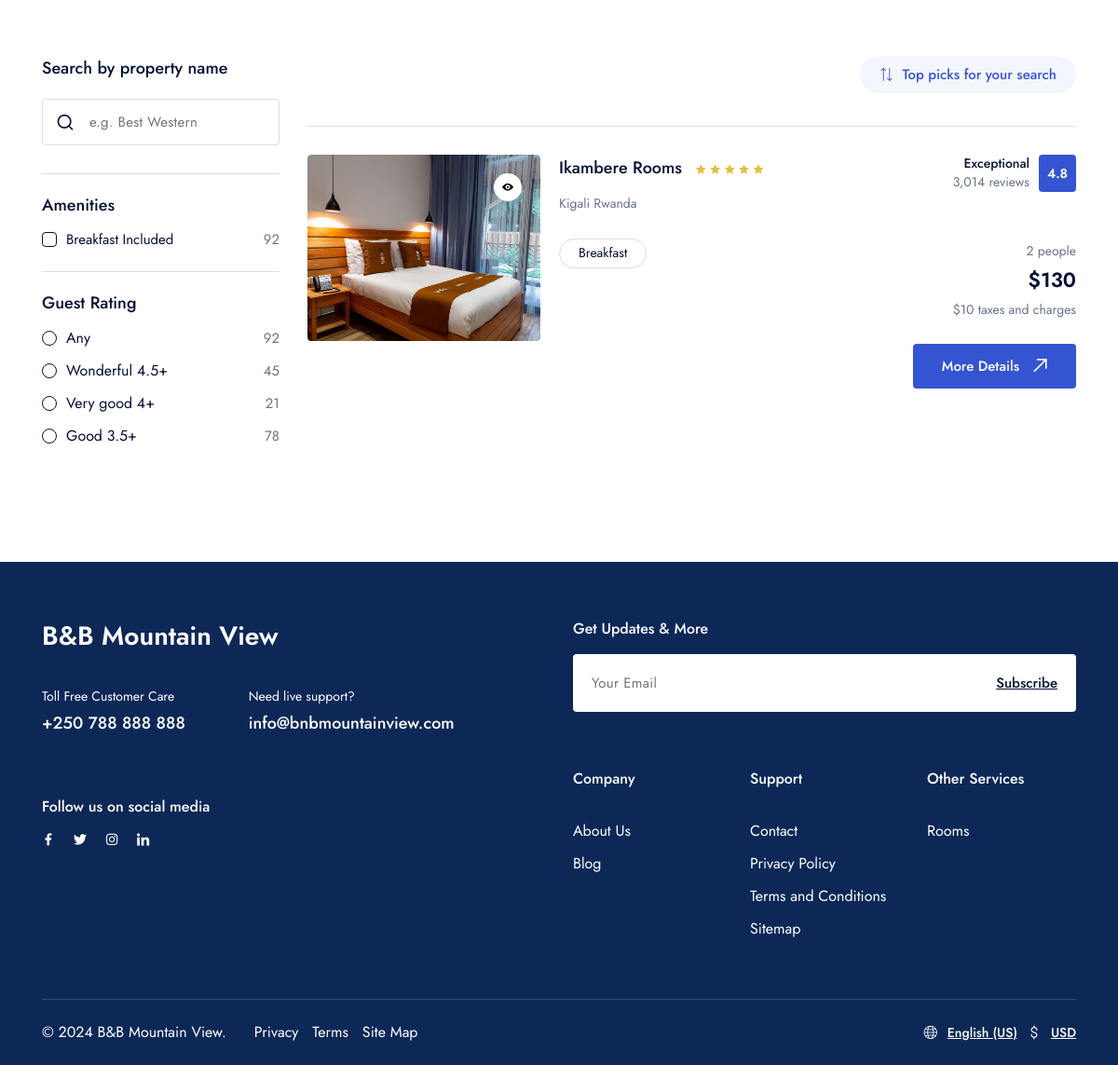
The page /rooms/ on the database as committed earlier.
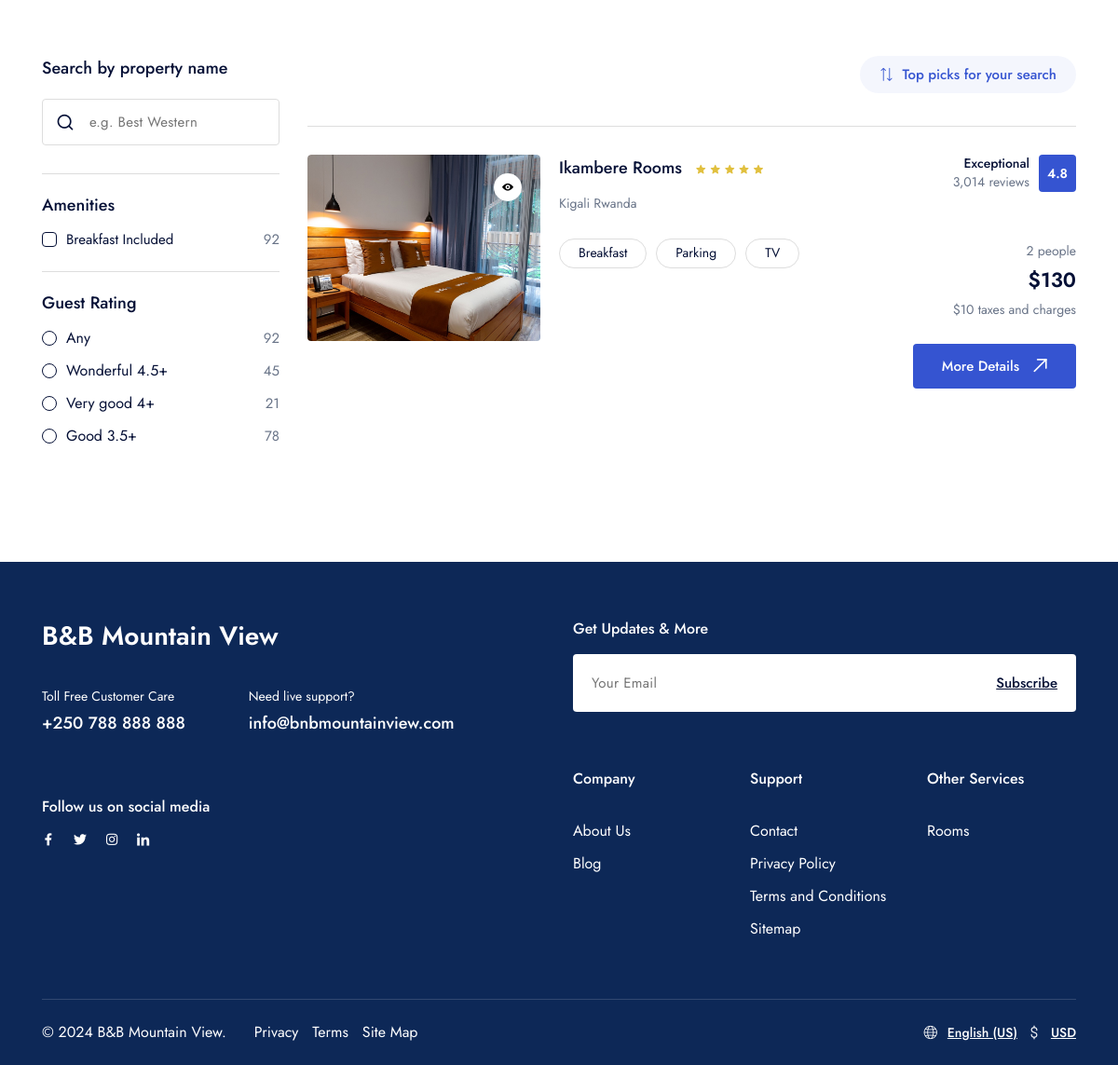
The same page on the database as committed later.
### home/models.py (models this page shows, shortened)
class Room(models.Model):
    name = models.CharField(max_length=255)
    slug = models.SlugField(unique=True, blank=True)
    description = models.TextField()
    price = models.IntegerField(null=True, blank=True)
    capacity = models.IntegerField()
    size = models.CharField(max_length=255, null=True, blank=True)
    image = ProcessedImageField(
        upload_to=room_image_path,
        format='JPEG',
        options={'quality': 90},
        null=True,
        blank=True,
    )
    amenities = models.ManyToManyField(Amenity, blank=True)
    created_at = models.DateTimeField(default=timezone.now)
    updated_at = models.DateTimeField(auto_now=True)
    class Meta:
        verbose_name_plural = "Rooms"

class Amenity(models.Model):
    name = models.CharField(max_length=100, unique=True)
    class Meta:
        verbose_name_plural = "Amenities"

### home/views.py (the view)
# urls.py: path('rooms/', rooms, name="rooms"),
def rooms(request):
    rooms = Room.objects.prefetch_related('images').order_by('-created_at').all()
    context = {
        'rooms': rooms,
    }
    return render(request, 'rooms/index.html', context)

### templates/rooms/index.html (shortened to what the changed rows need)
{% extends 'layouts/app.html' %}
{% load static %}
{% load humanize %}
{% block content %}
    <section class="layout-pt-md layout-pb-lg">
        <div class="container">
            <div class="row y-gap-30">
                <div class="col-xl-9">
                    <div class="row y-gap-30">
                        {% for room in rooms %}
                            <div class="col-12">
                                <div class="border-top-light pt-30">
                                    <div class="row x-gap-20 y-gap-20">
                                        <div class="col-md-auto">
                                            <div class="cardImage ratio ratio-1:1 w-250 md:w-1/1 rounded-4">
                                                <div class="cardImage__content">
                                                    <div class="cardImage-slider rounded-4 overflow-hidden js-cardImage-slider">
                                                        <div class="swiper-wrapper">
                                                            <div class="swiper-slide">
                                                                <img class="col-12" src="{{ room.image.url }}" alt="{{ room.name }}">
                                                            </div>
                                                        </div>
                                                    </div>
                                                </div>
                                                <div class="cardImage__wishlist">
                                                    <button class="button -blue-1 bg-white size-30 rounded-full shadow-2">
                                                        <i class="icon-eye text-12"></i>
                                                    </button>
                                                </div>
                                            </div>
                                        </div>
                                        <div class="col-md">
                                            <h3 class="text-18 lh-16 fw-500">
                                                {{ room.name }}
                                                <div class="d-inline-block ml-10">
                                                    <i class="icon-star text-10 text-yellow-2"></i>
                                                    <i class="icon-star text-10 text-yellow-2"></i>
                                                    <i class="icon-star text-10 text-yellow-2"></i>
                                                    <i class="icon-star text-10 text-yellow-2"></i>
                                                    <i class="icon-star text-10 text-yellow-2"></i>
                                                </div>
                                            </h3>
                                            <div class="row x-gap-10 y-gap-10 items-center pt-10">
                                                <div class="col-auto">
                                                    <p class="text-14">Kigali Rwanda</p>
                                                </div>
                                            </div>
                                            <div class="row x-gap-10 y-gap-10 pt-20">
                                                {% for amenity in room.amenities.all %}
                                                    <div class="col-auto">
                                                        <div class="border-light rounded-100 py-5 px-20 text-14 lh-14">{{ amenity.name }}</div>
                                                    </div>
                                                {% endfor %}
                                            </div>
                                        </div>
                                        <div class="col-md-auto text-right md:text-left">
                                            <div class="row x-gap-10 y-gap-10 justify-end items-center md:justify-start">
                                                <div class="col-auto">
                                                    <div class="text-14 lh-14 fw-500">Exceptional</div>
                                                    <div class="text-14 lh-14 text-light-1">3,014 reviews</div>
                                                </div>
                                                <div class="col-auto">
                                                    <div class="flex-center text-white fw-600 text-14 size-40 rounded-4 bg-blue-1">4.8</div>
                                                </div>
                                            </div>
                                            <div class="">
                                                <div class="text-14 text-light-1 mt-50 md:mt-20">{{ room.capacity }} people</div>
                                                <div class="text-22 lh-12 fw-600 mt-5">${{ room.price|intcomma }}</div>
                                                <div class="text-14 text-light-1 mt-5">$10 taxes and charges</div>
                                                <a href="{% url 'base:getRoom' room.slug %}" class="button -md -dark-1 bg-blue-1 text-white mt-24">
                                                    More Details <div class="icon-arrow-top-right ml-15"></div>
                                                </a>
                                            </div>
                                        </div>
                                    </div>
                                </div>
                            </div>
                        {% endfor %}
                    </div>
                </div>
            </div>
        </div>
    </section>
{% endblock %}

Rows that differ between the two databases and show on the page:
added Amenity: name "Parking"
added Amenity: name "TV"
